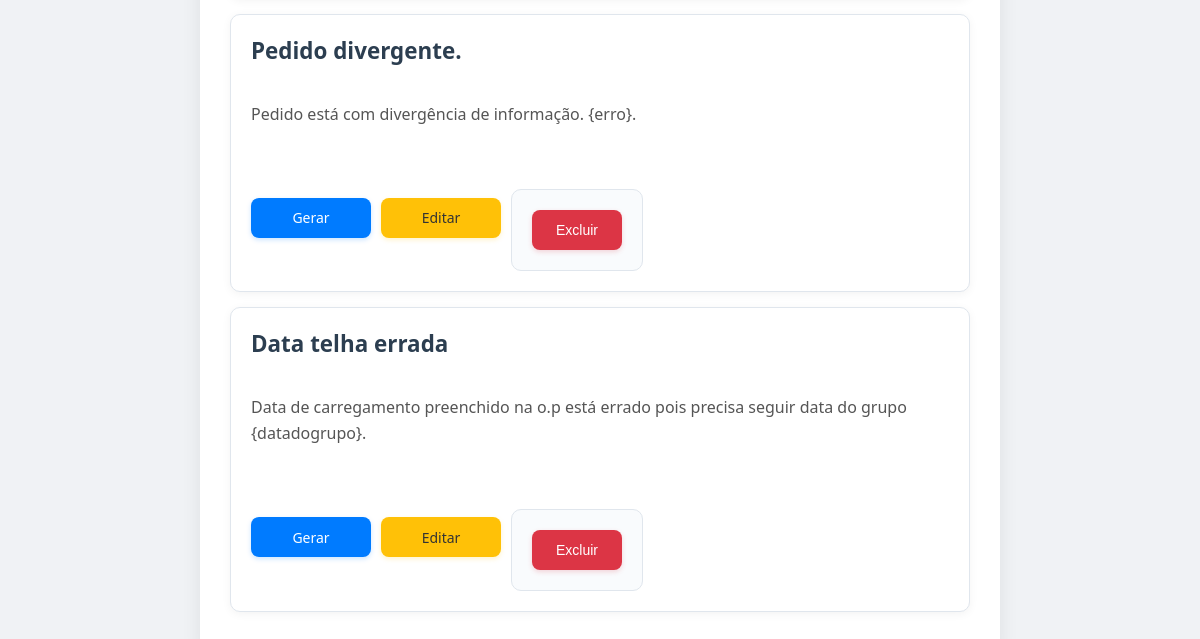
Before: / (lower part) with the older database file.
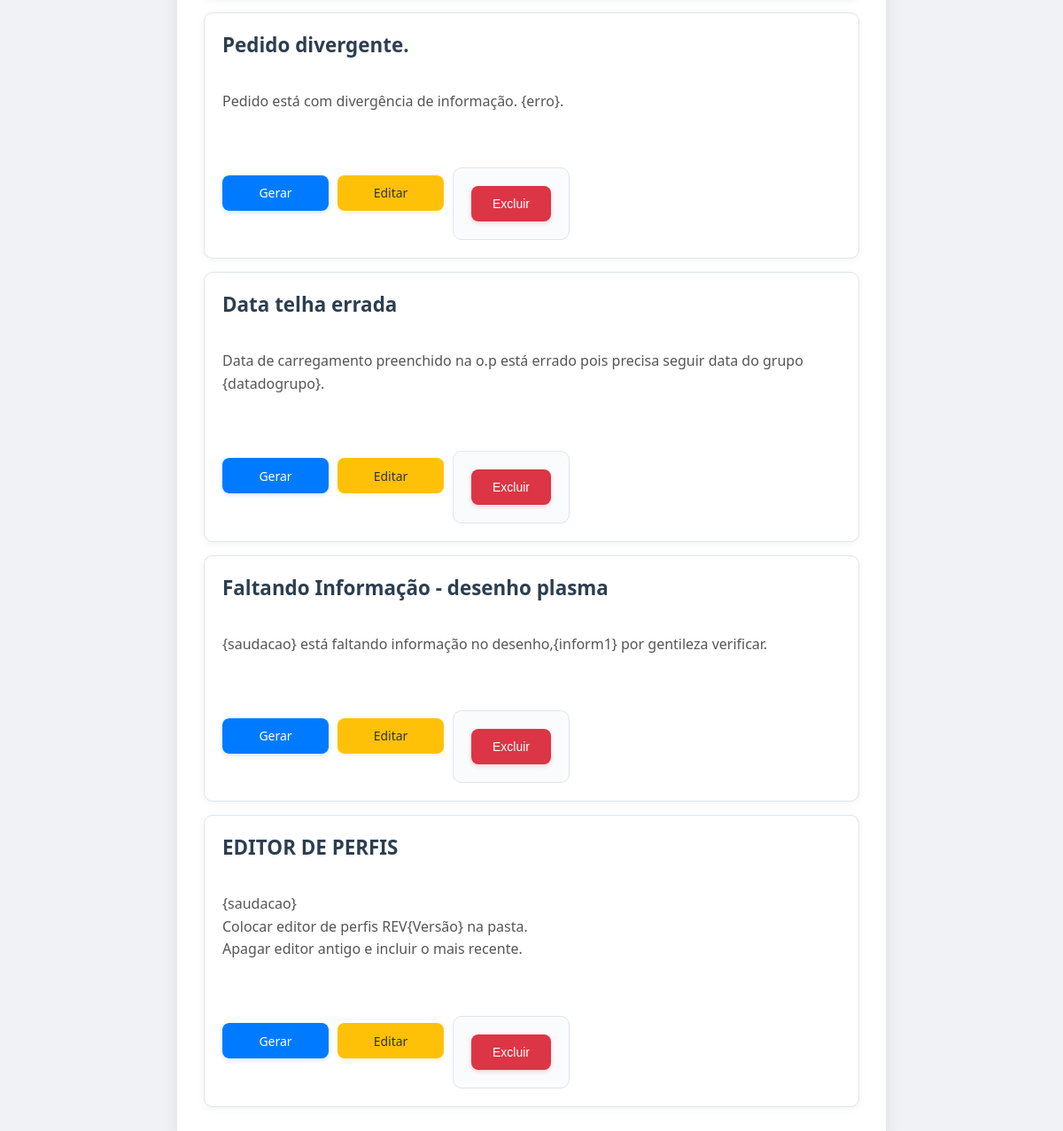
After: the same page with the newer database file.
### tables this page shows
CREATE TABLE texts (
            id INTEGER PRIMARY KEY AUTOINCREMENT,
            name TEXT NOT NULL,
            content TEXT NOT NULL
        );

### app.py (the view)
@app.route('/')
def index():
    conn = get_db_connection()
    texts = conn.execute('SELECT * FROM texts').fetchall()
    conn.close()
    return render_template('index.html', texts=texts)

### app.py (called while the page is built)
def get_db_connection():
    conn = sqlite3.connect('texts.db')
    conn.row_factory = sqlite3.Row
    return conn

### templates/index.html (shortened to what this page needs)
<!DOCTYPE html>
<html lang="pt-br">
<head>
    <link rel="stylesheet" href="{{ url_for('static', filename='css/style.css') }}">
</head>
<body>
    <div class="container">
        <div class="text-list">
            {% for text in texts %}
                <div class="text-item">
                    <h2>{{ text.name }}</h2>
                    <p>{{ text.content | truncate(150, True, '...', 0) }}</p>
                    <div class="actions">
                        <a href="{{ url_for('generate_text', text_id=text.id) }}" class="button">Gerar</a>
                        <a href="{{ url_for('edit_text', text_id=text.id) }}" class="button edit-button">Editar</a>
                        <form action="{{ url_for('delete_text', text_id=text.id) }}" method="POST" style="display:inline;">
                            <button type="submit" class="button delete-button" onclick="return confirm('Tem certeza que deseja excluir este texto?');">Excluir</button>
                        </form>
                    </div>
                </div>
            {% else %}
                <p>Nenhum texto pré-pronto cadastrado ainda. <a href="{{ url_for('add_text') }}">Adicione um!</a></p>
            {% endfor %}
        </div>
    </div>
</body>
</html>

Changed rows visible on the page:
added texts: name "Faltando Informação - desenho plasma", content "{saudacao} está faltando informação no desenho,{inform1} por gentileza verificar."
added texts: name "EDITOR DE PERFIS", content "{saudacao} Colocar editor de perfis REV{Versão} na pasta. Apagar editor antigo e incluir o mais recente."
